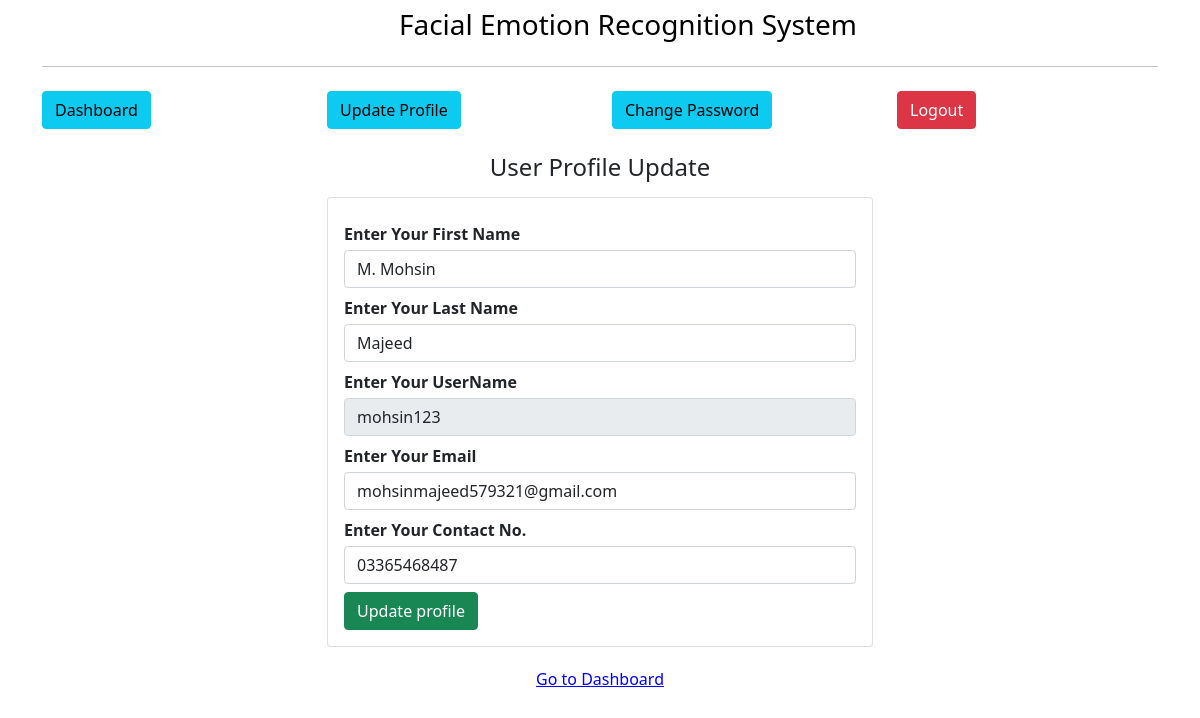
The page /admin/update-user/2 (signed in) on the database its author committed.
### main.py (models this page shows, shortened)
class User(db.Model):
    id=db.Column(db.Integer, primary_key=True)
    fname=db.Column(db.String(255), nullable=False)
    lname=db.Column(db.String(255), nullable=False)
    email=db.Column(db.String(255), nullable=False)
    username=db.Column(db.String(255), nullable=False)
    edu=db.Column(db.String(255), nullable=False)
    password=db.Column(db.String(255), nullable=False)
    status=db.Column(db.Integer,default=0, nullable=False)

### main.py (the view)
@app.route('/admin/update-user/<int:id>', methods=["GET", "POST"])
def adminUpdateUser(id):
    if not session.get('admin_id'):
        return redirect('/admin/')
    user = User.query.get(id)
    if user:
        if request.method == "POST":
            user.fname = request.form.get('fname')
            user.lname = request.form.get('lname')
            user.email = request.form.get('email')
            user.contact_no = request.form.get('contact_no')
            db.session.commit()
            flash('User Updated Successfully', 'success')
            return redirect('/admin/get-all-user')
        else:
            return render_template('admin/update-user.html', title='Update User', user=user)
    else:
        flash('User not found', 'error')
    return redirect('/admin/get-all-user')

### templates/admin/update-user.html (shortened to what this page needs)
{% extends "user/layout.html"%}
{% block content %}
<div class="container">
    {% include 'user/navbar.html' %}
    <h4 class="text-center my-3">
        User Profile Update
    </h4>
    <div class="row d-flex justify-content-center">
        <div class="col-xl-6 col-lg-6 col-md-6 col-sm-12">
            <div class="card">
                <div class="card-body">
                    <form action="" method="POST">
                        <div class="my-2">
                            <label for=""><b>Enter Your First Name</b></label>
                            <input type="text" value="{{user.fname}}" name="fname" id="fname"
                                class="form-control my-1">
                        </div>
                        <div class="my-2">
                            <label for=""><b>Enter Your Last Name</b></label>
                            <input type="text" value="{{user.lname}}" name="lname" id="lname"
                                class="form-control my-1">
                        </div>
                        <div class="my-2">
                            <label for=""><b>Enter Your UserName</b></label>
                            <input type="text" value="{{user.username}}" name="username" id="username"
                                class="form-control my-1" disabled>
                        </div>
                        <div class="my-2">
                            <label for=""><b>Enter Your Email</b></label>
                            <input type="email" value="{{user.email}}" name="email" id="email"
                                class="form-control my-1">
                        </div>
                        <div class="my-2">
                            <label for=""><b>Enter Your Contact No.</b></label>
                            <input type="number" value="{{user.edu}}" name="edu" id="edu" class="form-control my-1">
                        </div>
                        <button class="btn btn-success">Update profile</button>
                    </form>
                </div>
            </div>
        </div>
        <br>
        <a href="/admin/dashboard" class="text-center" style="text-decoration: underline; color: blue; margin: 20px auto;">Go to Dashboard</a>
        <br>
    </div>
</div>
{% endblock content %}

### templates/user/layout.html (style rules this page uses)
a { text-decoration: none; color: black; }

### rows shown on the page
User: fname "M. Mohsin", lname "Majeed", username "mohsin123", email "mohsinmajeed579321@gmail.com", edu "03365468487"
